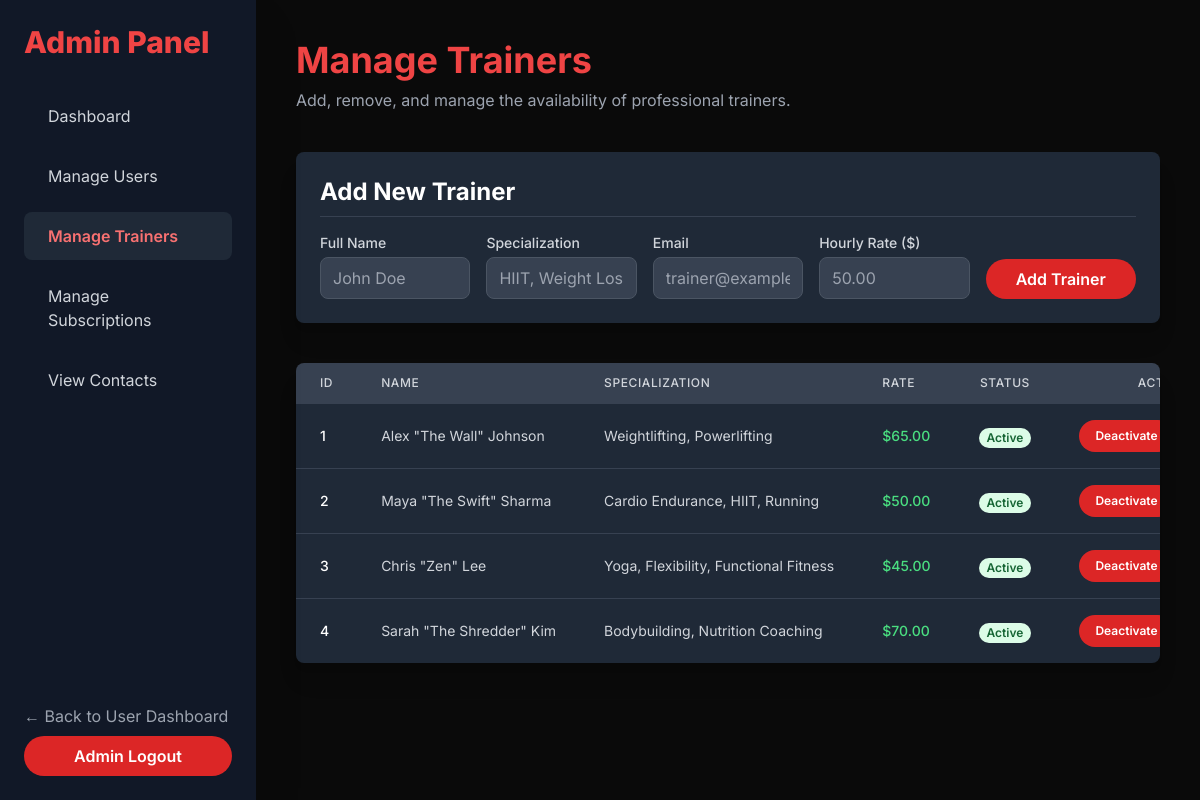
/admin/manage_trainers.php (signed in), run on the app's committed database.
### tables this page shows
CREATE TABLE IF NOT EXISTS `tbl_trainer` (
  `trainer_id` INT(11) NOT NULL AUTO_INCREMENT,
  `full_name` VARCHAR(255) NOT NULL,
  `specialization` VARCHAR(255) DEFAULT NULL,
  `contact_email` VARCHAR(255) NOT NULL,
  `hourly_rate` DECIMAL(10, 2) NOT NULL DEFAULT '0.00',
  `is_active` BOOLEAN NOT NULL DEFAULT TRUE,
  PRIMARY KEY (`trainer_id`),
  UNIQUE KEY `contact_email` (`contact_email`)
);

### admin/manage_trainers.php (the view, shortened to what this page needs)
<?php
include ('../conn.php');
$trainers = [];
try {
    $trainerStmt = $conn->prepare("SELECT `trainer_id`, `full_name`, `specialization`, `contact_email`, `hourly_rate`, `is_active` FROM `tbl_trainer` ORDER BY `trainer_id` ASC");
    $trainerStmt->execute();
    $trainers = $trainerStmt->fetchAll(PDO::FETCH_ASSOC);
} catch (PDOException $e) {
    error_log("Error fetching trainer list: " . $e->getMessage());
    $message = "Database error fetching trainer list.";
    $message_class = "bg-red-500";
}
?>
<!DOCTYPE html>
<html lang="en">
<head>
    <script src="https://cdn.tailwindcss.com"></script>
</head>
<body>
    <div class="flex min-h-screen">
        <aside class="w-64 bg-gray-900 shadow-2xl flex flex-col justify-between p-6 sticky top-0">
            <div>
                <h1 class="text-3xl font-extrabold text-red-500 mb-8">Admin Panel</h1>
                <nav class="space-y-3">
                    <a href="admin_dashboard.php" class="admin-nav-item block text-gray-300 hover:text-red-400">
                        Dashboard
                    </a>
                    <a href="manage_users.php" class="admin-nav-item block text-gray-300 hover:text-red-400">
                        Manage Users
                    </a>
                    <a href="manage_trainers.php" class="admin-nav-item block bg-gray-800 text-red-400 font-semibold">
                        Manage Trainers
                    </a>
                    <a href="manage_subscriptions.php" class="admin-nav-item block text-gray-300 hover:text-red-400">
                        Manage Subscriptions
                    </a>
                     <a href="view_contacts.php" class="admin-nav-item block text-gray-300 hover:text-red-400">
                         View Contacts
                     </a>
                </nav>
            </div>
            <div>
                <a href="../home.php" class="block text-gray-400 hover:text-red-400 transition duration-200 mb-2">← Back to User Dashboard</a>
                <a href="../home.php?action=logout" class="bg-red-600 hover:bg-red-700 text-white font-semibold py-2 px-4 rounded-full text-center block transition duration-200">
                    Admin Logout
                </a>
            </div>
        </aside>
        <main class="flex-1 p-10 overflow-y-auto">
            <header class="mb-10">
                <h2 class="text-4xl font-bold text-red-500">Manage Trainers</h2>
                <p class="text-gray-400 mt-2">Add, remove, and manage the availability of professional trainers.</p>
            </header>
            <div class="bg-gray-800 p-6 rounded-lg shadow-xl mb-10">
                <h3 class="text-2xl font-bold text-white mb-4 border-b border-gray-700 pb-2">Add New Trainer</h3>
                <form method="POST" action="manage_trainers.php" class="grid grid-cols-1 md:grid-cols-5 gap-4 items-end">
                    <div>
                        <label class="block text-sm font-medium text-gray-300 mb-1">Full Name</label>
                        <input type="text" name="full_name" class="form-input" required placeholder="John Doe">
                    </div>
                    <div>
                        <label class="block text-sm font-medium text-gray-300 mb-1">Specialization</label>
                        <input type="text" name="specialization" class="form-input" required placeholder="HIIT, Weight Loss">
                    </div>
                    <div>
                        <label class="block text-sm font-medium text-gray-300 mb-1">Email</label>
                        <input type="email" name="contact_email" class="form-input" required placeholder="trainer@example.com">
                    </div>
                    <div>
                        <label class="block text-sm font-medium text-gray-300 mb-1">Hourly Rate ($)</label>
                        <input type="number" name="hourly_rate" class="form-input" required step="0.01" min="0" placeholder="50.00">
                    </div>
                    <button type="submit" class="btn-action bg-red-600 hover:bg-red-700 text-white w-full">Add Trainer</button>
                </form>
            </div>
            <div class="bg-gray-800 rounded-lg shadow-xl overflow-x-auto">
                <table class="min-w-full divide-y divide-gray-700">
                    <thead class="bg-gray-700">
                        <tr>
                            <th scope="col" class="px-6 py-3 text-left text-xs font-medium text-gray-300 uppercase tracking-wider w-1/12">ID</th>
                            <th scope="col" class="px-6 py-3 text-left text-xs font-medium text-gray-300 uppercase tracking-wider w-2/12">Name</th>
                            <th scope="col" class="px-6 py-3 text-left text-xs font-medium text-gray-300 uppercase tracking-wider w-2/12">Specialization</th>
                            <th scope="col" class="px-6 py-3 text-left text-xs font-medium text-gray-300 uppercase tracking-wider w-1/12">Rate</th>
                            <th scope="col" class="px-6 py-3 text-center text-xs font-medium text-gray-300 uppercase tracking-wider w-1/12">Status</th>
                            <th scope="col" class="px-6 py-3 text-center text-xs font-medium text-gray-300 uppercase tracking-wider w-3/12">Actions</th>
                        </tr>
                    </thead>
                    <tbody class="divide-y divide-gray-700">
                        <?php if (empty($trainers)): ?>
                            <tr>
                                <td colspan="6" class="px-6 py-4 whitespace-nowrap text-center text-gray-400">No trainers are currently listed.</td>
                            </tr>
                        <?php else: ?>
                            <?php foreach ($trainers as $trainer): ?>
                                <tr class="bg-gray-800 table-row-hover">
                                    <td class="px-6 py-4 whitespace-nowrap text-sm font-medium text-white"><?= htmlspecialchars($trainer['trainer_id']) ?></td>
                                    <td class="px-6 py-4 whitespace-nowrap text-sm text-gray-300"><?= htmlspecialchars($trainer['full_name']) ?></td>
                                    <td class="px-6 py-4 whitespace-nowrap text-sm text-gray-300"><?= htmlspecialchars($trainer['specialization']) ?></td>
                                    <td class="px-6 py-4 whitespace-nowrap text-sm font-medium text-green-400">$<?= number_format($trainer['hourly_rate'], 2) ?></td>
                                    <td class="px-6 py-4 whitespace-nowrap text-center">
                                        <span class="px-2 inline-flex text-xs leading-5 font-semibold rounded-full <?= $trainer['is_active'] ? 'bg-green-100 text-green-800' : 'bg-red-100 text-red-800' ?>">
                                            <?= $trainer['is_active'] ? 'Active' : 'Inactive' ?>
                                        </span>
                                    </td>
                                    <td class="px-6 py-4 whitespace-nowrap text-sm font-medium text-center space-x-2">
                                        <form method="POST" class="inline" onsubmit="return confirm('Are you sure you want to toggle the status of <?= htmlspecialchars($trainer['full_name']) ?>?');">
                                            <button type="submit" class="btn-action text-xs <?= $trainer['is_active'] ? 'bg-red-600 hover:bg-red-700 text-white' : 'bg-green-600 hover:bg-green-700 text-white' ?>">
                                                <?= $trainer['is_active'] ? 'Deactivate' : 'Activate' ?>
                                            </button>
                                        </form>
                                    </td>
                                </tr>
                            <?php endforeach; ?>
                        <?php endif; ?>
                    </tbody>
                </table>
            </div>
        </main>
    </div>
</body>
</html>

### admin/manage_trainers.php (style rules this page uses)
body { font-family: 'Inter', sans-serif; background-color: #0a0a0a; min-height: 100vh; color: #e2e8f0; }
.admin-nav-item { padding: 0.75rem 1.5rem; border-radius: 8px; transition: all 0.3s ease; }
.form-input { background-color: #374151; border: 1px solid #4b5563; color: #e2e8f0; padding: 0.5rem 0.75rem; border-radius: 0.5rem; outline: none; transition: all 0.3s ease; width: 100%; }
.btn-action { padding: 0.5rem 1rem; border-radius: 9999px; font-weight: 600; transition: all 0.3s ease; }

### data on the page
tbl_trainer: trainer_id "1", full_name "Alex \"The Wall\" Johnson", specialization "Weightlifting, Powerlifting", hourly_rate "65.00", is_active "Active"
tbl_trainer: trainer_id "2", full_name "Maya \"The Swift\" Sharma", specialization "Cardio Endurance, HIIT, Running", hourly_rate "50.00", is_active "Active"
tbl_trainer: trainer_id "3", full_name "Chris \"Zen\" Lee", specialization "Yoga, Flexibility, Functional Fitness", hourly_rate "45.00", is_active "Active"
tbl_trainer: trainer_id "4", full_name "Sarah \"The Shredder\" Kim", specialization "Bodybuilding, Nutrition Coaching", hourly_rate "70.00", is_active "Active"
